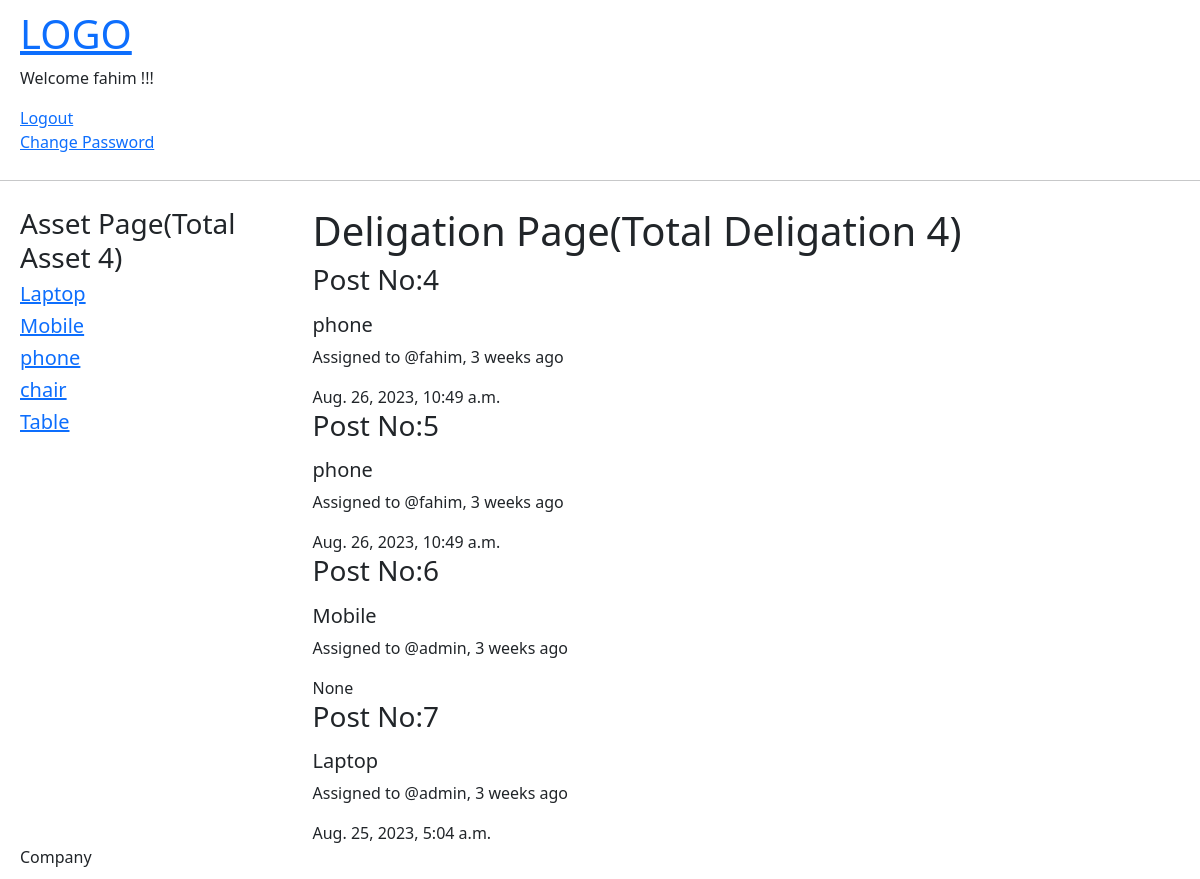
Screenshot of / (signed in) with the database file from the repository.
### asset_app/models.py (models this page shows, shortened)
class Asset(models.Model):
    name = models.CharField(max_length=100, null=True, blank=True)
    company = models.ForeignKey(Company, on_delete=models.SET_NULL, null=True, blank=True)
    created_by = models.ForeignKey(settings.AUTH_USER_MODEL, related_name='created_asset', on_delete=models.SET_NULL, null=True, editable=False)
    created_at = models.DateTimeField(auto_now_add=True)
    updated_by = models.ForeignKey(settings.AUTH_USER_MODEL, editable=False, related_name='updated_asset', on_delete=models.SET_NULL, null=True)
    updated_at = models.DateTimeField(auto_now=True,blank=True,null=True)
    is_available = models.BooleanField(default=True)
    def __str__(self):
        return self.name

class Delegation(models.Model):
    asset = models.ForeignKey(Asset, on_delete=models.CASCADE)
    assigned_to = models.ForeignKey(CompanyEmployee, on_delete=models.CASCADE)
    checkout_condition = models.TextField(blank=True)
    return_condition = models.TextField(blank=True)
    start_date = models.DateTimeField(auto_now_add=True,blank=True)
    return_date = models.DateTimeField(null=True, blank=True)
    created_by = models.ForeignKey(settings.AUTH_USER_MODEL, editable=False, related_name='created_by_delegation', on_delete=models.SET_NULL, null=True)
    created_at = models.DateTimeField(auto_now_add=True)
    updated_by = models.ForeignKey(settings.AUTH_USER_MODEL, editable=False, related_name='updated_by_delegation', on_delete=models.SET_NULL, null=True)
    updated_at = models.DateTimeField(auto_now=True,blank=True,null=True)

class CompanyEmployee(models.Model):
    company = models.ForeignKey(Company, on_delete=models.CASCADE)
    user = models.OneToOneField(User, on_delete=models.CASCADE)
    first_name = models.CharField(max_length=50,blank=True,null=True)
    last_name = models.CharField(max_length=50,blank=True,null=True)
    date_of_birth = models.DateField(blank=True,null=True)
    date_joined = models.DateField(blank=True,null=True)
    created_by = models.ForeignKey(settings.AUTH_USER_MODEL, related_name='created_employees', on_delete=models.SET_NULL, null=True, editable=False)
    created_at = models.DateTimeField(auto_now_add=True,editable=False)
    updated_by = models.ForeignKey(settings.AUTH_USER_MODEL, related_name='updated_employees', on_delete=models.SET_NULL, null=True, editable=False)
    updated_at = models.DateTimeField(auto_now=True,blank=True,null=True)
    def __str__(self):
        return self.user.username

### asset_app/views.py (the view)
# urls.py: path('', views.home, name="home"),
def home(request):
    deligations = Delegation.objects.all()
    assets = Asset.objects.all()
    total_deligations = deligations.count()
    context = {
        'deligations': deligations,
        'total_deligations':total_deligations,
        'assets':assets,
    }
    return render(request, 'asset_app/home.html', context)

### asset_app/templates/asset_app/home.html (shortened to what this page needs)
{% extends 'main.html' %}
{% block content %}
{% include 'navbar.html' %}
<div class="home-container">
    <div>
        <h3>Asset Page(Total Asset {{ total_deligations }})</h3>
         {% for asset in assets %}
            <div>
              <a href=""><h5>{{ asset.name }}</h5></a>
            </div>
         {% endfor %}
    </div>
    <div>
        <h1>Deligation Page(Total Deligation {{ total_deligations }})</h1>
         {% for deligation in deligations %}
            <div>
                <h3>Post No:{{ deligation.id }}</h3>
              <p><h5>{{ deligation.asset }}</h5> Assigned to @{{ deligation.assigned_to }},
                  {{ deligation.created_at | timesince }} ago</p>
                  {{ deligation.return_date}}
            </div>
         {% endfor %}
        </div>
    <div> Company</div>
</div>
{% endblock %}

### templates/navbar.html (shortened to what this page needs)
<div class="navbar-container">
    <div>
        <a href="/"> <h1>LOGO</h1> </a>
        {% if user.is_authenticated %}
        <p>Welcome {{ user.username }} !!!</p>
         {% endif %}
    </div>
    {% if request.user.is_authenticated %}
    <a href="{% url 'logout' %}">Logout</a>
    <br>
    <a href="{% url 'password_change' %}">Change Password</a>
    {% else %}
    <a href="{% url 'login' %}">Login</a>
    {% endif %}
</div>
<hr>

### templates/navbar.html (style rules this page uses)
.navbar-container { margin-left: 10px; padding: 10px; }

### asset_app/templates/asset_app/home.html (style rules this page uses)
.home-container { display: grid; grid-template-columns: 1fr 3fr; margin-left: 10px; padding: 10px; }

### rows the page displays
Asset: name "Laptop"
Asset: name "Mobile"
Asset: name "phone"
Asset: name "chair"
Asset: name "Table"
Delegation: id "4", asset "phone", assigned_to "fahim", created_at "3 weeks", return_date "Aug. 26, 2023, 10:49 a.m."
Delegation: id "5", asset "phone", assigned_to "fahim", created_at "3 weeks", return_date "Aug. 26, 2023, 10:49 a.m."
Delegation: id "6", asset "Mobile", assigned_to "admin", created_at "3 weeks", return_date "None"
Delegation: id "7", asset "Laptop", assigned_to "admin", created_at "3 weeks", return_date "Aug. 25, 2023, 5:04 a.m."

### other values shown
{{ user.username }} "fahim"
{{ total_deligations }} "4"
